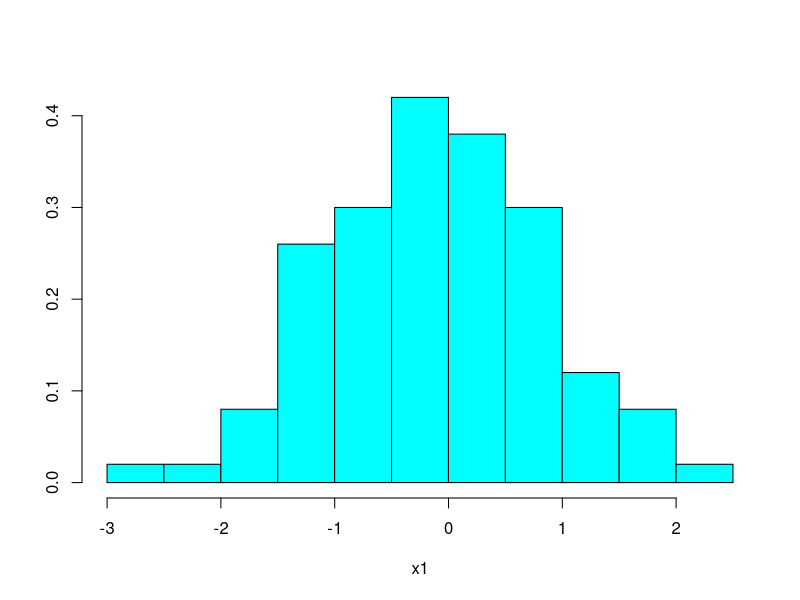
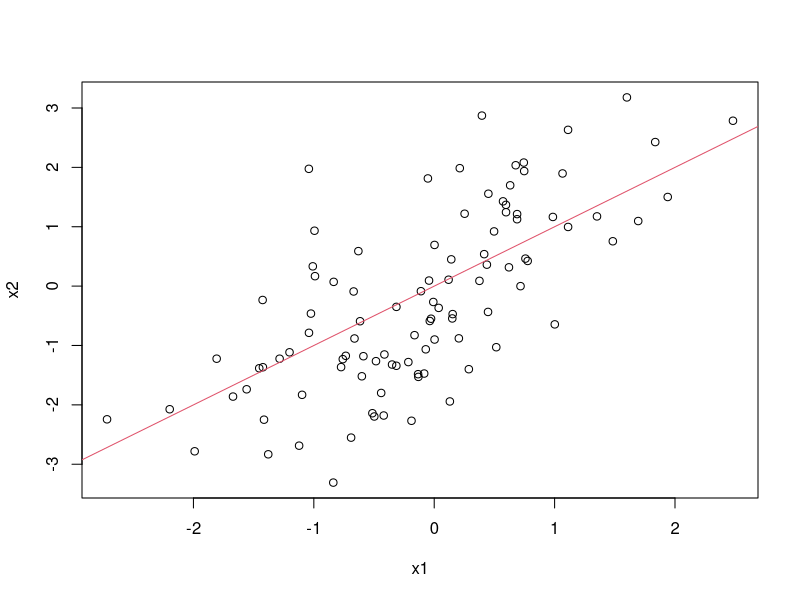

These figures' R source, in order:
## R_Demo_Simulation_Learning_Estimate_Mean.R
##########################################################################
## INSTRUCTOR: Christopher Fariss
## COURSE NAME: Advanced Computational Methods for Social Media and Textual Data (2F)
## University of Essex Summer School 2022
##
## Date: 2022-08-28
##
## Please e-mail me if you find any errors or have and suggestions (either email is fine)
## e-mail: cjf0006@gmail.com
## e-mail: cjfariss@umich.edu
##
##########################################################################
## Introduction to tutorial:
## Two websites that let you guess the correlation coefficient:
##
## http://guessthecorrelation.com/
## http://istics.net/Correlations/
##
## Check out this additional resources:
## https://tinystats.github.io/teacups-giraffes-and-statistics/04_variance.html
## https://tinystats.github.io/teacups-giraffes-and-statistics/05_correlation.html
##
##########################################################################
## Introduction to tutorial:
## For this R tutorial, we will learn:
##
## Variance: a measure of the squared distance from the mean value of a variable to all other values of the variable (stricktly positive).
##
## Standard deviation: a measure of the distance from the mean value of a variable to all other values of the variable (stricktly positive).
##
## Covariance: a measure of the product of the distance from the mean values of two variables from each of the other values of the variable (stricktly positive).
##
## Correlation: standardized measure of covariance that ranges between -1 and 1.
##
##
##
##########################################################################

## Use the normal distribution to simulate two variables
sim_n <- 100
x1 <- rnorm(sim_n, 0, 1)

summary(x1)
#x1

library(MASS)
truehist(x1)

x2 <- 0 + 1*x1 + rnorm(sim_n, 0, 1)

## check the simulation visually
plot(x1, x2)
abline(a=0,b=1,col=2)


## calculate the variance and standard deviation of the first variable
var(x1) ## variance
sqrt(var(x1)) ## standard deviation
sd(x1) ## standard deviation

## calculate the variance and standard deviation of the second variable
var(x2) ## variance
sqrt(var(x2)) ## standard deviation
sd(x2) ## standard deviation

## calculate the relationship between the variance of the two variables (covariance and correlation)
cov(x1, x2) ## covariance
cor(x1, x2) ## correlation


## calculate the distance from the mean
x1_distance <- x1 - mean(x1)
x2_distance <- x2 - mean(x2)

## calculate the squared distance
x1_squared_distance <- x1_distance^2
x2_squared_distance <- x2_distance^2

## summarize the squared distance
summary(x1_squared_distance)
summary(x2_squared_distance)

## calculate the variance of x1
variance_x1 <- sum(x1_squared_distance)/(sim_n - 1)
variance_x1

## calculate the variance of x1
var(x1)

## calculate the variance of x2
variance_x2 <- sum(x2_squared_distance)/(sim_n - 1)
variance_x2

## calculate the variance of x2
var(x2)


## multiply each distance variable, which is called the crossproduct
x1x2_distance_product <- x1_distance * x2_distance

summary(x1x2_distance_product)

covariance_x1x2 <- sum(x1x2_distance_product)/(sim_n - 1)
covariance_x1x2
cov(x1, x2)

## standardize the covariance by dividing by the product of the two standard deviations
covariance_x1x2/(sd(x1)*sd(x2))
cor(x1, x2)


##########################################################################
## the relationship between the simulated correlation estimated by several functions
##########################################################################

## define a function to transform a variable so that it has mean 0 and sd 1
standarize_function <- function(x){
  (x-mean(x))/sd(x)
}

summary(scale(x1))
summary(standarize_function(x1))

## test that all values returned from the two functions are equal
all(scale(x1)==standarize_function(x1))

## view the variance from the returned values of the two function
var(scale(x1))
var(standarize_function(x1))

## view the covariance of the two variables
cov(x1,x2)

## view the correlation of the two variables
cor(x1,x2)

## view the covariance of the standardized values of the two variables
cov(scale(x1), scale(x2))

## test if the values of the standardized values of the two variables are equal to the correlation of hte two variables
cor(x1,x2) == cov(scale(x1), scale(x2))


## use the linear model function lm() to calculate the correlation coefficient
fit <- lm(x2 ~ x1)
summary(fit)

## print the r-squared value
summary(fit)$r.squared

## calculate the square root of the r-squared value from the bivariate regression which is the correlation coefficient
sqrt(summary(fit)$r.squared)

## test if the r-squared value from the bivariate regression which is the correlation coefficient
cor(x1,x2) == sqrt(summary(fit)$r.squared)

## standardize the x2 variable
fit <- lm(scale(x2) ~ x1)
summary(fit)

## standardize the x2 variable and set the intercept to 0 (i.e., do not estimate the intercept, alpha, or b0)
fit <- lm(scale(x2) ~ -1 + x1)
summary(fit)

## standardize the x2 variable, the x1 variable, and set the intercept to 0
fit <- lm(scale(x2) ~ -1 + scale(x1))
summary(fit)

## notice that the correlation is the same as the regression coefficient from the summary() function above
cor(x1, x2)

## test
summary(fit)$coefficients[1] == cor(x1, x2)

## the test above is false because of a round error
## use the round function to determine how many digits the test above is TRUE before becoming FALSE

## THIS IS JUST FOR FUN
significant_digit <- 0
test <- TRUE
repeat{
  test <- round(summary(fit)$coefficients[1], significant_digit) == round(cor(x1, x2), significant_digit)
  if(test==FALSE) break
  significant_digit <- significant_digit + 1
}
significant_digit

## double check
round(summary(fit)$coefficients[1], significant_digit-1) == round(cor(x1, x2), significant_digit-1)
round(summary(fit)$coefficients[1], significant_digit) == round(cor(x1, x2), significant_digit)

## so the correlations coefficient from the lm() function compared to the cor() function are equivalent to the 16th significant digit (i.e., 0.0000000000000000).

print(summary(fit)$coefficients[1], significant_digit-1)
print(cor(x1, x2), significant_digit-1)

## the difference between the two values is 0.0000000000000003
print(summary(fit)$coefficients[1], significant_digit)
print(cor(x1, x2), significant_digit)

## we can print out to 22 significant digits in R (note: that this number may be different depending on your computer)
significant_digit+6

print(summary(fit)$coefficients[1], significant_digit+6)
print(cor(x1, x2), significant_digit+6)
